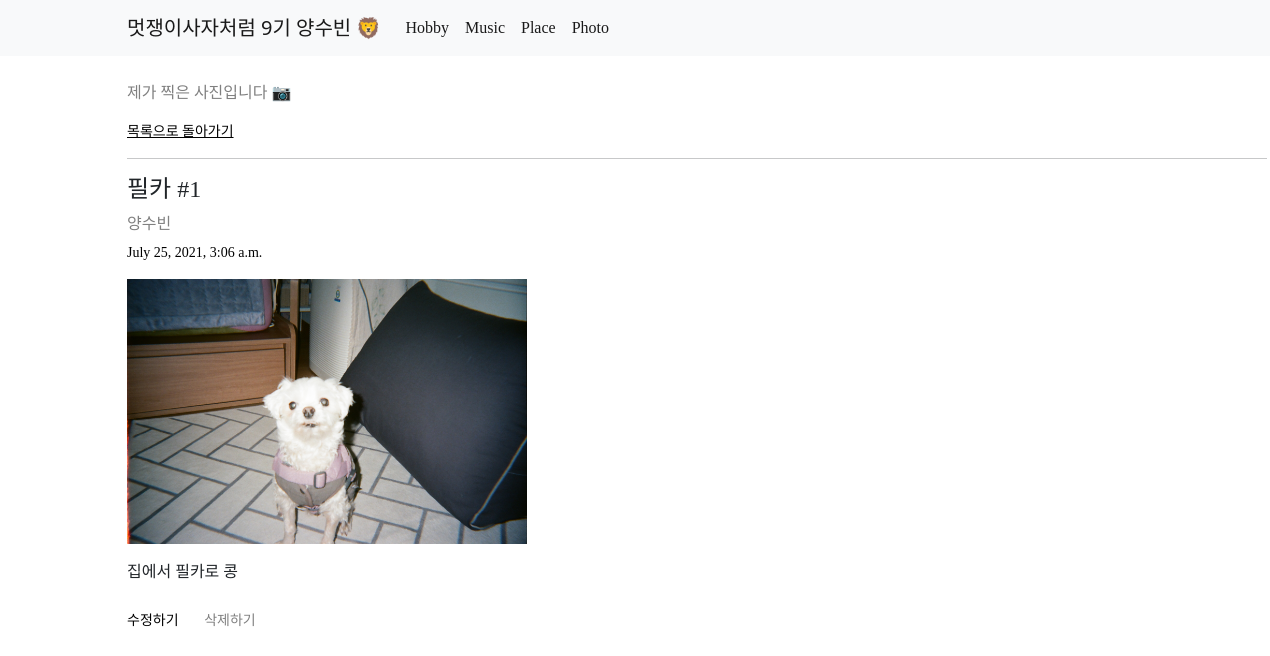
The page /10 on the database its author committed.
### subin/models.py (models this page shows, shortened)
class Photo(models.Model):
    title = models.CharField(max_length=200)
    writer = models.CharField(max_length=100)
    pub_date = models.DateTimeField()
    image = models.ImageField(upload_to='images/', blank=True, null = True)
    body = models.TextField()

### subin/views.py (the view)
# urls.py: path('<str:id>', views.detail, name="detail"),
def detail(request, id):
    photo = get_object_or_404(Photo, pk=id)
    return render(request, "detail.html", {'photo':photo})

### subin/templates/detail.html (shortened to what this page needs)
{% extends 'base.html' %}
{% block contents %}
<div class="mainbox">
    <p>제가 찍은 사진입니다 📷  </p>
    <a href="{% url 'photo' %}" class="backBtn">목록으로 돌아가기</a>
    <hr>
    <h2 class="title">{{photo.title}}</h2>
    <p class="writer">{{photo.writer}}</p>
    <p class="date">{{photo.pub_date}}</p>
    <div class="content">
    {% if photo.image %}
    <img src="{{photo.image.url}}" alt="이미지" width="400" class="photo">
    {% endif %}
    <p class="body">{{photo.body}}</p>
    </div>
    <br>
    <a href="{% url 'edit' photo.id %}" class="editBtn">수정하기</a>
    <a href="{% url 'delete' photo.id %}" class="delBtn">삭제하기</a>
</div>
{% endblock %}

### introproject/templates/base.html (style rules this page uses)
.body { height: auto; }

### subin/templates/detail.html (style rules this page uses)
.mainbox { margin-bottom: 10%; }
.title { font-family: 'Pretendard-Regular'; font-size: 24px; font-weight: 500; }
.writer { margin: 0; color: gray; font-size: 16px; padding-bottom: 6px; }
.date { font-size: 14px; color: black; }
.content { display: block; padding: 0; margin: 0; align-items: flex-start; flex-wrap: wrap; flex-direction: row; align-content: stretch; }
.photo { display: block; margin: 0; padding: 0; }
.body { display: block; margin-top: 1em; margin-bottom: 0; padding: 0; }
.mainbox > p:nth-child(1) { color: gray; display: block; }
.backBtn { color: black; font-size: 14px; display: block; }
.editBtn { color: black; font-size: 14px; padding: 4px 8px 4px 0; text-decoration-line: none; margin-right: 0.4em; }
.delBtn { color: gray; font-size: 14px; padding: 4px 8px; text-decoration-line: none; }

### rows shown on the page
Photo: title "필카 #1", writer "양수빈", pub_date "July 25, 2021, 3:06 a.m.", image (picture), body "집에서 필카로 콩"
